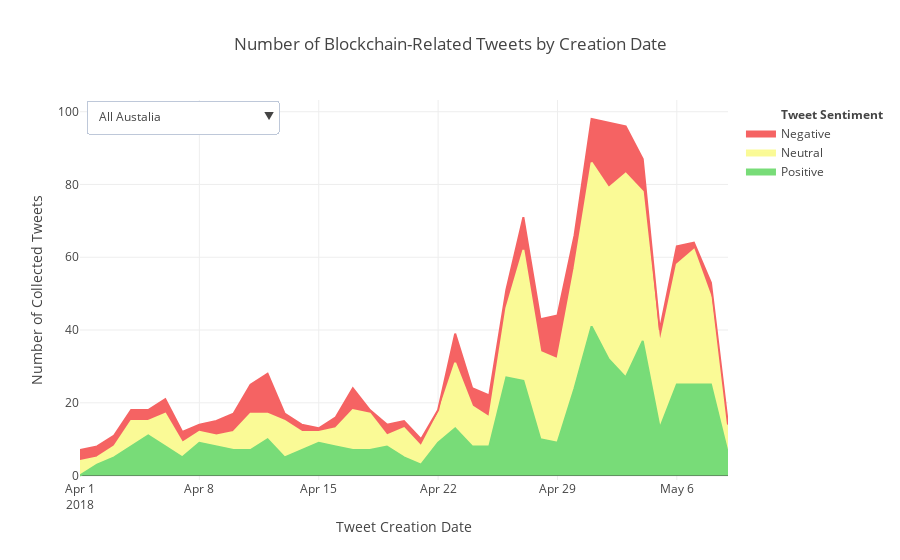

Notebook code for this chart:
### Markdown cell above
dskfhlksdhfklsh kdshflksfl

### Code cell
plot_area_chart(transform_df(topic_data_df), graph_title = 'Number of Blockchain-Related Tweets by Creation Date')
